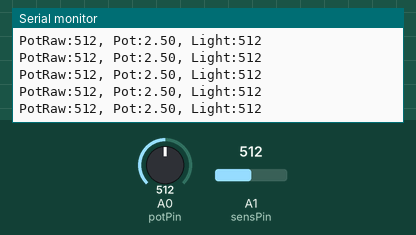
The sketch below on a simulated Arduino Uno, built with avr-gcc and run on an emulated ATmega328P. Parts: the last lines printed to the serial monitor. The test bench sets the inputs (shaded band); at power-on: A0 (potPin) = 512, A1 (sensPin) = 512.

Above: at 1.2 s.
1.3 s: A0 (potPin) set to 107
At 2.1 s:
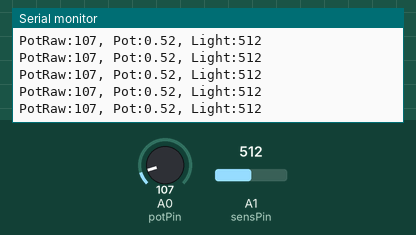
4.3 s: A0 (potPin) set to 91
At 5.0 s:
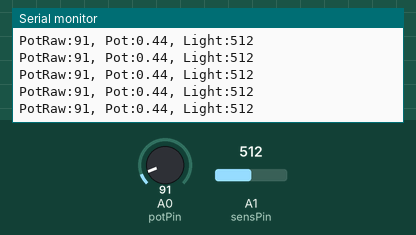
Timing chart, 0 to 6.9 s (numbered marks = the images above; inputs shaded):
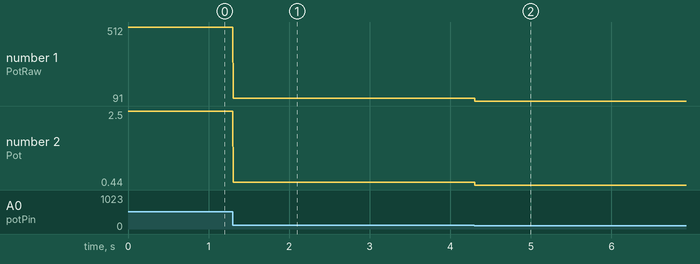

The sketch:

sketch_sep29a.ino
```cpp
int pot_value = 0;
int sens_value = 0;
float calc_volt = 0.0;
int potPin = A0;
int sensPin = A1;
void setup() {
  Serial.begin(115200);
  Serial.println("Program begin.");
}
void loop() {
  // put your main code here, to run repeatedly:
  pot_value = analogRead(potPin);
  calc_volt = pot_value/1023.0 * 5.0;
  sens_value = analogRead(sensPin);
  Serial.print("PotRaw:");
  Serial.print(pot_value);
  Serial.print(", Pot:");
  Serial.print(calc_volt);
  Serial.print(", Light:");
  Serial.println(sens_value);
  delay(1);

}
```

Measured:
- after the input at 1.3 s, the serial monitor: prints a new line at once (image 1)
- after the input at 4.3 s, the serial monitor: prints a new line at once (image 2)
- plotted number 1: 512 → 107 after the input at 1.3 s, 107 → 91 after the input at 4.3 s
- plotted number 2: 2.5 → 0.52 after the input at 1.3 s, 0.52 → 0.44 after the input at 4.3 s
